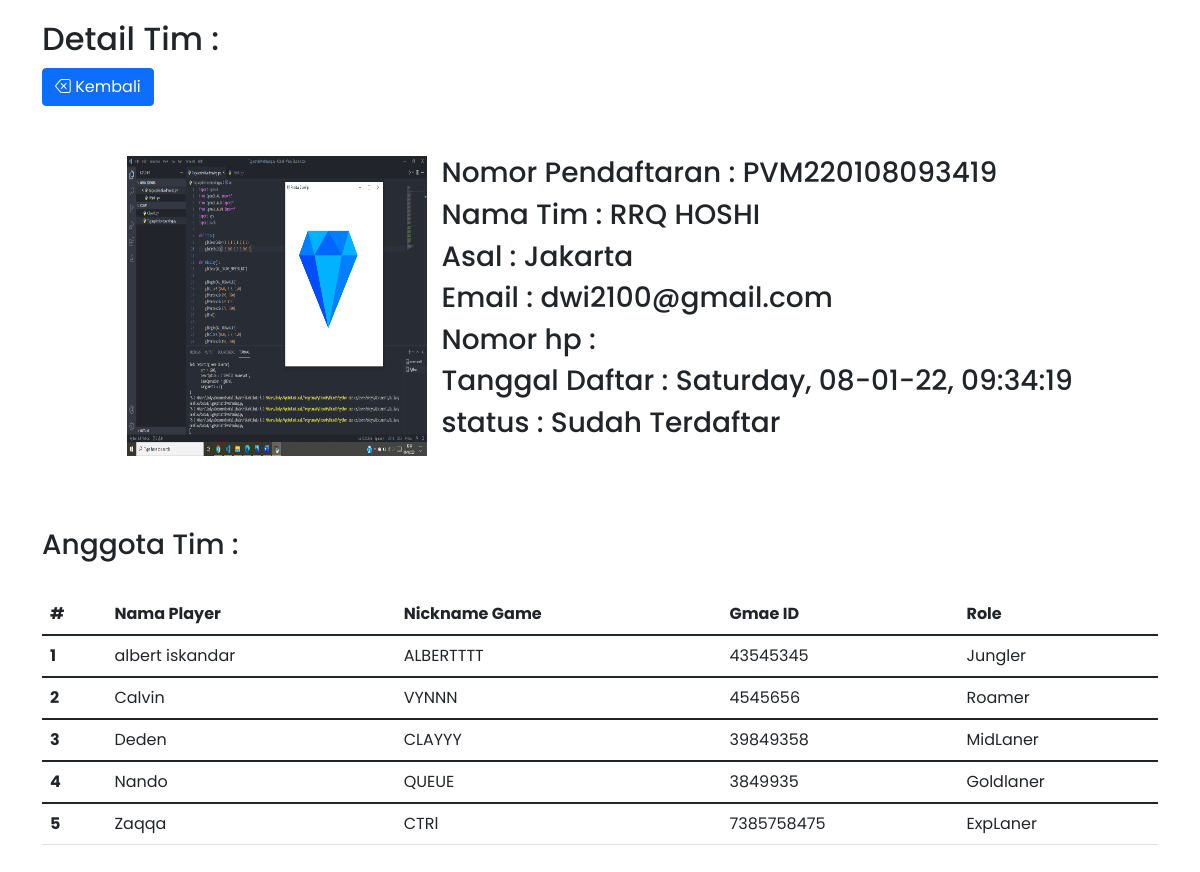
/detailtim.php?i=PVM220108093419, run on the app's committed database.
### tables this page shows
CREATE TABLE `tim` (
  `id` int(20) NOT NULL,
  `email` varchar(50) NOT NULL,
  `pass` varchar(50) NOT NULL,
  `nama` varchar(50) NOT NULL,
  `asal` varchar(50) NOT NULL,
  `logo` varchar(50) NOT NULL,
  `nomor` varchar(50) NOT NULL,
  `tgl` varchar(50) NOT NULL,
  `nomortlp` varchar(20) NOT NULL
);

CREATE TABLE `anggota` (
  `id` int(5) NOT NULL,
  `nama` varchar(50) NOT NULL,
  `nickname` varchar(50) NOT NULL,
  `idgame` varchar(50) NOT NULL,
  `role` varchar(12) NOT NULL,
  `nomor` varchar(50) NOT NULL,
  `tim` varchar(50) NOT NULL
);

### koneksi.php (called while the page is built)
<?php
    function koneksi(){
        $host = "localhost";
        $user = "root";
        $pass = "";
        return mysqli_connect($host, $user, $pass, "unpcup");
    };
    function query($query){
        $conn = koneksi();
        $result = mysqli_query($conn, $query);
        $rows = [];
        while ($row = mysqli_fetch_assoc($result)){
            $rows[] = $row;
        }
        return $rows;
    }
?>

### detailtim.php (the view, shortened to what this page needs)
<?php
    if(isset($_GET['i'])){
        include 'koneksi.php';
        $i = $_GET['i'];
        $querytim = "SELECT * FROM tim WHERE nomor = '".$i."'";
        $queryanggota = "SELECT * FROM anggota WHERE nomor = '".$i."'";
        $datatim = query($querytim);
        $dataang = query($queryanggota);
        $tim = $datatim[0];
    }else{
        header('Location:index.php#contact');
    }
?>
<!DOCTYPE html>
<html lang="en">
<head>
    <link rel="stylesheet" href="https://cdn.jsdelivr.net/npm/bootstrap-icons@1.5.0/font/bootstrap-icons.css">
    <link href="bootstrap/css/bootstrap.min.css" rel="stylesheet">
    <link href="https://cdn.jsdelivr.net/npm/bootstrap@5.0.1/dist/css/bootstrap.min.css" rel="stylesheet">
    <link rel="stylesheet" href="bootstrap/style.css">
</head>
<body>
    <section id="home">
        <div class="container">
            <h2>Detail Tim :</h2>
            <a href="tabeltim.php" class="btn btn-primary btn-kirim"><i class="bi bi-backspace"></i> Kembali</a>
        </div>
        <div class="home" style="padding-top: 50px;">
            <div>
                <img src="logo/<?=$tim['logo']?>" alt="foto" class="foto">
            </div>
            <div class="left">
                <h3>Nomor Pendaftaran : <?= $tim['nomor']?></h3>
                <h3>Nama Tim : <?= $tim['nama']?></h3>
                <h3>Asal : <?= $tim['asal']?></h3>
                <h3>Email : <?= $tim['email']?></h3>
                <h3>Nomor hp : <?= $tim['nomortlp']?></h3>
                <h3>Tanggal Daftar : <?= $tim['tgl']?></h3>
                <h3>status : Sudah Terdaftar</h3>
            </div>
        </div>
        <br><br>
        <br>
        <div class="container">
        <h3>Anggota Tim : </h3>
        <br>
        <table class="table">
            <thead>
                <tr>
                <th scope="col">#</th>
                <th scope="col">Nama Player</th>
                <th scope="col">Nickname Game</th>
                <th scope="col">Gmae ID</th>
                <th scope="col">Role</th>
                </tr>
            </thead>
            <?php $i = 1; foreach($dataang as $key => $pg): ?>
            <tbody>
                <tr>
                    <th scope="row"><?= $i++ ?></th>
                    <td><?= $pg['nama']?></td>
                    <td><?= $pg['nickname']?></td>
                    <td><?= $pg['idgame']?></td>
                    <td><?= $pg['role']?></td>
                </tr>
            </tbody>
            <?php endforeach; ?>
        </table>
        </div>
    </section>
</body>
</html>

### data on the page
tim: logo (picture), nomor "PVM220108093419", nama "RRQ HOSHI", asal "Jakarta", email "dwi2100@gmail.com", tgl "Saturday, 08-01-22, 09:34:19"
anggota: nama "albert iskandar", nickname "ALBERTTTT", idgame "43545345", role "Jungler"
anggota: nama "Calvin", nickname "VYNNN", idgame "4545656", role "Roamer"
anggota: nama "Deden", nickname "CLAYYY", idgame "39849358", role "MidLaner"
anggota: nama "Nando", nickname "QUEUE", idgame "3849935", role "Goldlaner"
anggota: nama "Zaqqa", nickname "CTRl", idgame "7385758475", role "ExpLaner"
